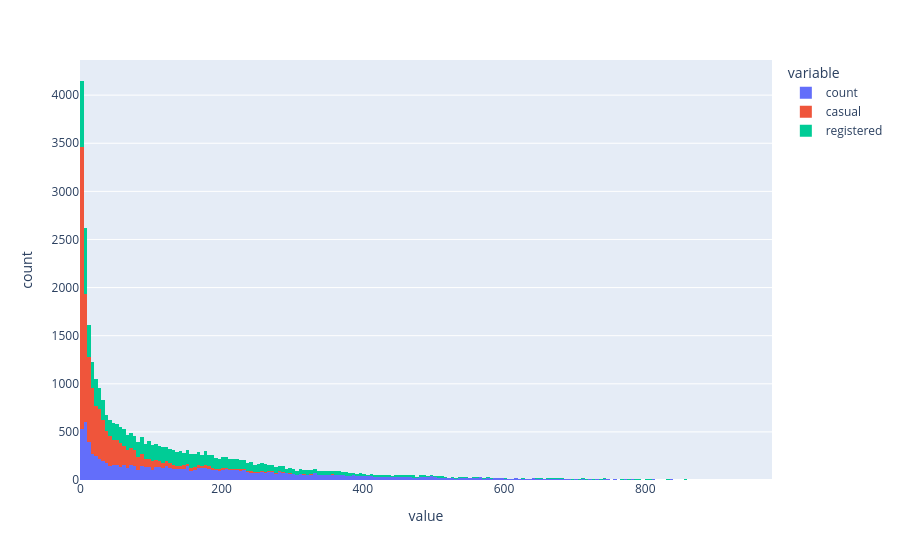

The notebook cell saved with this chart:
### Markdown cell above
Visualization

### Code cell
fig = px.histogram(df[["count", "casual", "registered"]])
fig.show()

### Figure 1 — Plotly figure (JSON) as saved in the notebook; plotly's stock layout.template omitted (floating-point values rounded to 4 significant figures; data arrays with more than 128 entries replaced by an {"elided": "..."} marker saying what was removed)
{"data": [{"bingroup": "x", "hovertemplate": "variable=count<br>value=%{x}<br>count=%{y}<extra></extra>", "legendgroup": "count", "marker": {"color": "#636efa", "pattern": {"shape": ""}}, "name": "count", "orientation": "v", "showlegend": true, "type": "histogram", "x": {"elided": "10886 int values"}, "xaxis": "x", "yaxis": "y"}, {"bingroup": "x", "hovertemplate": "variable=casual<br>value=%{x}<br>count=%{y}<extra></extra>", "legendgroup": "casual", "marker": {"color": "#EF553B", "pattern": {"shape": ""}}, "name": "casual", "orientation": "v", "showlegend": true, "type": "histogram", "x": {"elided": "10886 int values"}, "xaxis": "x", "yaxis": "y"}, {"bingroup": "x", "hovertemplate": "variable=registered<br>value=%{x}<br>count=%{y}<extra></extra>", "legendgroup": "registered", "marker": {"color": "#00cc96", "pattern": {"shape": ""}}, "name": "registered", "orientation": "v", "showlegend": true, "type": "histogram", "x": {"elided": "10886 int values"}, "xaxis": "x", "yaxis": "y"}], "layout": {"barmode": "relative", "legend": {"title": {"text": "variable"}, "tracegroupgap": 0}, "margin": {"t": 60}, "xaxis": {"anchor": "y", "domain": [0, 1], "title": {"text": "value"}}, "yaxis": {"anchor": "x", "domain": [0, 1], "title": {"text": "count"}}}}
